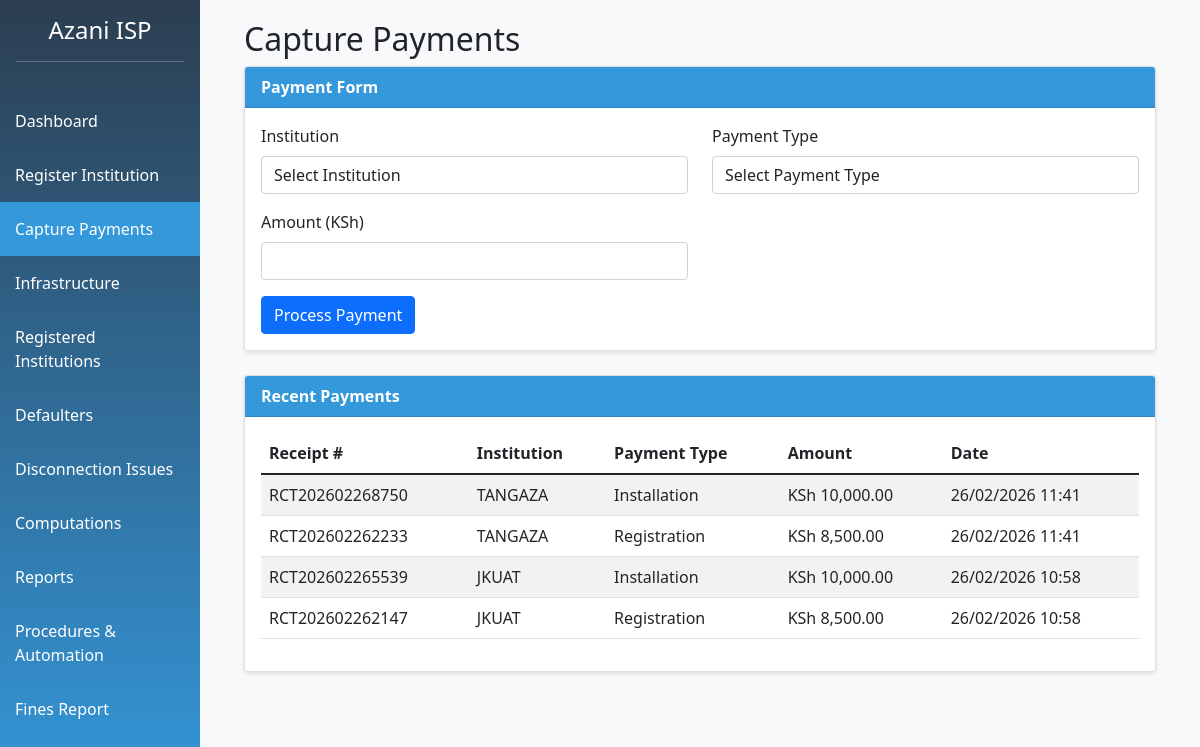
The app's page /capture_payments.php with its own data.
### tables this page shows
CREATE TABLE `payments` (
  `payment_id` int(11) NOT NULL,
  `institution_id` int(11) DEFAULT NULL,
  `payment_type` enum('Registration','Installation','Monthly','Computer','LAN','Reconnection') NOT NULL,
  `amount` decimal(10,2) NOT NULL,
  `payment_date` datetime DEFAULT current_timestamp(),
  `payment_month` date DEFAULT NULL,
  `receipt_number` varchar(50) DEFAULT NULL,
  `notes` text DEFAULT NULL
);

CREATE TABLE `institutions` (
  `institution_id` int(11) NOT NULL,
  `registration_number` varchar(20) NOT NULL,
  `institution_name` varchar(100) NOT NULL,
  `category_id` int(11) DEFAULT NULL,
  `physical_address` text DEFAULT NULL,
  `postal_address` varchar(100) DEFAULT NULL,
  `email` varchar(100) DEFAULT NULL,
  `phone` varchar(20) DEFAULT NULL,
  `registration_date` date,
  `registration_fee_paid` tinyint(1) DEFAULT 0,
  `registration_fee_amount` decimal(10,2) DEFAULT 8500.00,
  `installation_fee_paid` tinyint(1) DEFAULT 0,
  `installation_fee_amount` decimal(10,2) DEFAULT 10000.00,
  `bandwidth_id` int(11) DEFAULT NULL,
  `connection_status` enum('Active','Suspended','Disconnected') DEFAULT 'Active'
);

### capture_payments.php (the view, shortened to what this page needs)
<?php
include 'config.php';
include 'header.php';
?>
<div class="container-fluid">
    <h2>Capture Payments</h2>
    <div class="card">
        <div class="card-header">
            Payment Form
        </div>
        <div class="card-body">
            <form method="POST" action="" id="paymentForm">
                <div class="row mb-3">
                    <div class="col-md-6">
                        <label class="form-label">Institution</label>
                        <select name="institution_id" class="form-control" required id="institutionSelect">
                            <option value="">Select Institution</option>
                        </select>
                    </div>
                    <div class="col-md-6">
                        <label class="form-label">Payment Type</label>
                        <select name="payment_type" class="form-control" required id="paymentType">
                            <option value="">Select Payment Type</option>
                        </select>
                    </div>
                </div>
                <div class="row mb-3">
                    <div class="col-md-6">
                        <label class="form-label">Amount (KSh)</label>
                        <input type="number" name="amount" class="form-control" required id="amount" step="0.01">
                    </div>
                </div>
                <button type="submit" class="btn btn-primary">Process Payment</button>
            </form>
        </div>
    </div>
    <div class="card mt-4">
        <div class="card-header">
            Recent Payments
        </div>
        <div class="card-body">
            <table class="table table-striped" id="paymentsTable">
                <thead>
                    <tr>
                        <th>Receipt #</th>
                        <th>Institution</th>
                        <th>Payment Type</th>
                        <th>Amount</th>
                        <th>Date</th>
                    </tr>
                </thead>
                <tbody>
                    <?php
                    $recent_payments = $conn->query("
                        SELECT p.*, i.institution_name
                        FROM payments p
                        JOIN institutions i ON p.institution_id = i.institution_id
                        ORDER BY p.payment_date DESC
                        LIMIT 20
                    ");
                    while($payment = $recent_payments->fetch_assoc()):
                    ?>
                    <tr>
                        <td><?php echo $payment['receipt_number']; ?></td>
                        <td><?php echo $payment['institution_name']; ?></td>
                        <td><?php echo $payment['payment_type']; ?></td>
                        <td>KSh <?php echo number_format($payment['amount'], 2); ?></td>
                        <td><?php echo date('d/m/Y H:i', strtotime($payment['payment_date'])); ?></td>
                    </tr>
                    <?php endwhile; ?>
                </tbody>
            </table>
        </div>
    </div>
</div>
<?php include 'footer.php'; ?>

### header.php (shortened to what this page needs)
<!DOCTYPE html>
<html lang="en">
<head>
    <link href="https://cdn.jsdelivr.net/npm/bootstrap@5.1.3/dist/css/bootstrap.min.css" rel="stylesheet">
    <link rel="stylesheet" href="https://cdn.datatables.net/1.11.5/css/dataTables.bootstrap5.min.css">
</head>
<body>
    <div class="container-fluid">
        <div class="row">
            <div class="col-md-2 p-0 sidebar">
                <div class="p-3 text-white text-center">
                    <h4>Azani ISP</h4>
                    <hr>
                </div>
                <a href="index.php" class="<?php echo basename($_SERVER['PHP_SELF']) == 'index.php' ? 'active' : ''; ?>">
                    Dashboard
                </a>
                <a href="register_institution.php" class="<?php echo basename($_SERVER['PHP_SELF']) == 'register_institution.php' ? 'active' : ''; ?>">
                    Register Institution
                </a>
                <a href="capture_payments.php" class="<?php echo basename($_SERVER['PHP_SELF']) == 'capture_payments.php' ? 'active' : ''; ?>">
                    Capture Payments
                </a>
                <a href="infrastructure.php" class="<?php echo basename($_SERVER['PHP_SELF']) == 'infrastructure.php' ? 'active' : ''; ?>">
                    Infrastructure
                </a>
                <a href="registered_institutions.php" class="<?php echo basename($_SERVER['PHP_SELF']) == 'registered_institutions.php' ? 'active' : ''; ?>">
                    Registered Institutions
                </a>
                <a href="defaulters.php" class="<?php echo basename($_SERVER['PHP_SELF']) == 'defaulters.php' ? 'active' : ''; ?>">
                    Defaulters
                </a>
                <a href="disconnection_issues.php" class="<?php echo basename($_SERVER['PHP_SELF']) == 'disconnection_issues.php' ? 'active' : ''; ?>">
                    Disconnection Issues
                </a>
                <a href="computations.php" class="<?php echo basename($_SERVER['PHP_SELF']) == 'computations.php' ? 'active' : ''; ?>">
                    Computations
                </a>
                <a href="reports.php" class="<?php echo basename($_SERVER['PHP_SELF']) == 'reports.php' ? 'active' : ''; ?>">
                    Reports
                </a>
                <a href="procedures_demo.php" class="<?php echo basename($_SERVER['PHP_SELF']) == 'procedures_demo.php' ? 'active' : ''; ?>">
    Procedures & Automation
</a>
<a href="fines_report.php" class="<?php echo basename($_SERVER['PHP_SELF']) == 'fines_report.php' ? 'active' : ''; ?>">
    Fines Report
</a>
            </div>
            <div class="col-md-10 content">

### footer.php (shortened to what this page needs)
            </div>
        </div>
    </div>
</body>
</html>

### header.php (style rules this page uses)
.sidebar { min-height: 100vh; background: linear-gradient(180deg, #2c3e50 0%, #3498db 100%); }
.sidebar a { color: white; padding: 15px; text-decoration: none; display: block; transition: 0.3s; }
.sidebar a.active { background-color: #3498db; }
.content { padding: 20px; background-color: #f8f9fa; min-height: 100vh; }
.card { margin-bottom: 20px; box-shadow: 0 2px 4px rgba(0,0,0,0.1); }
.card-header { background-color: #3498db; color: white; font-weight: bold; }

### records on screen
payments: receipt_number "RCT202602268750", institution.institution_name "TANGAZA", payment_type "Installation", amount "10,000.00", payment_date "26/02/2026 11:41"
payments: receipt_number "RCT202602262233", institution.institution_name "TANGAZA", payment_type "Registration", amount "8,500.00", payment_date "26/02/2026 11:41"
payments: receipt_number "RCT202602265539", institution.institution_name "JKUAT", payment_type "Installation", amount "10,000.00", payment_date "26/02/2026 10:58"
payments: receipt_number "RCT202602262147", institution.institution_name "JKUAT", payment_type "Registration", amount "8,500.00", payment_date "26/02/2026 10:58"
